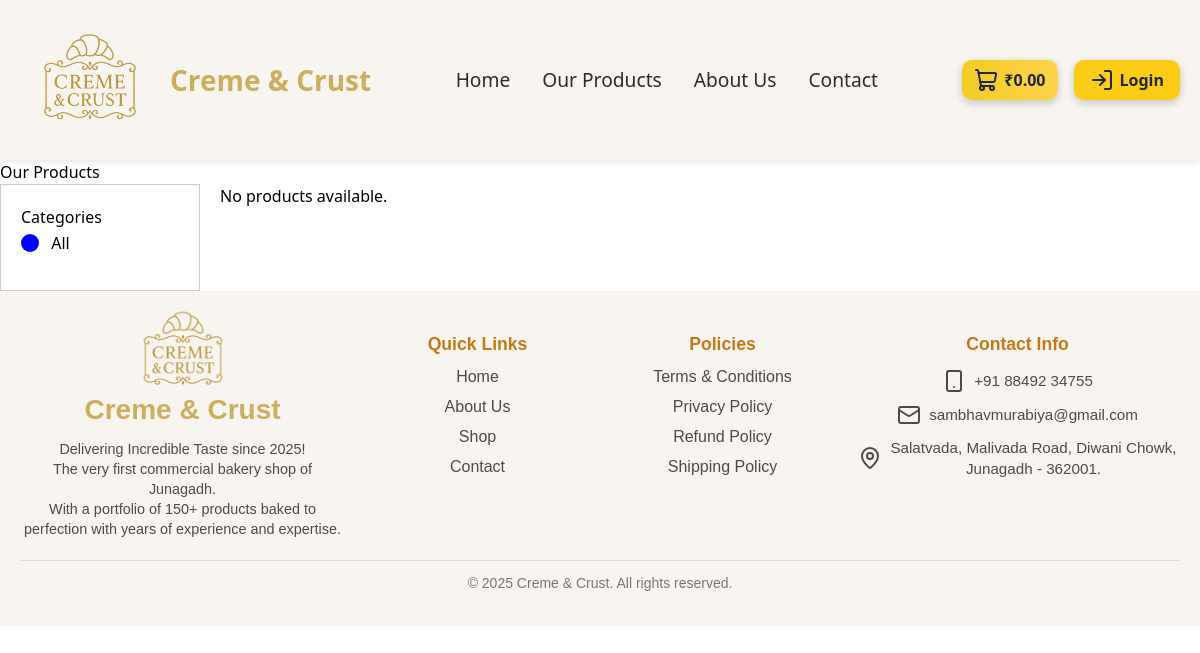
Page /our_products/ on the earlier database version.
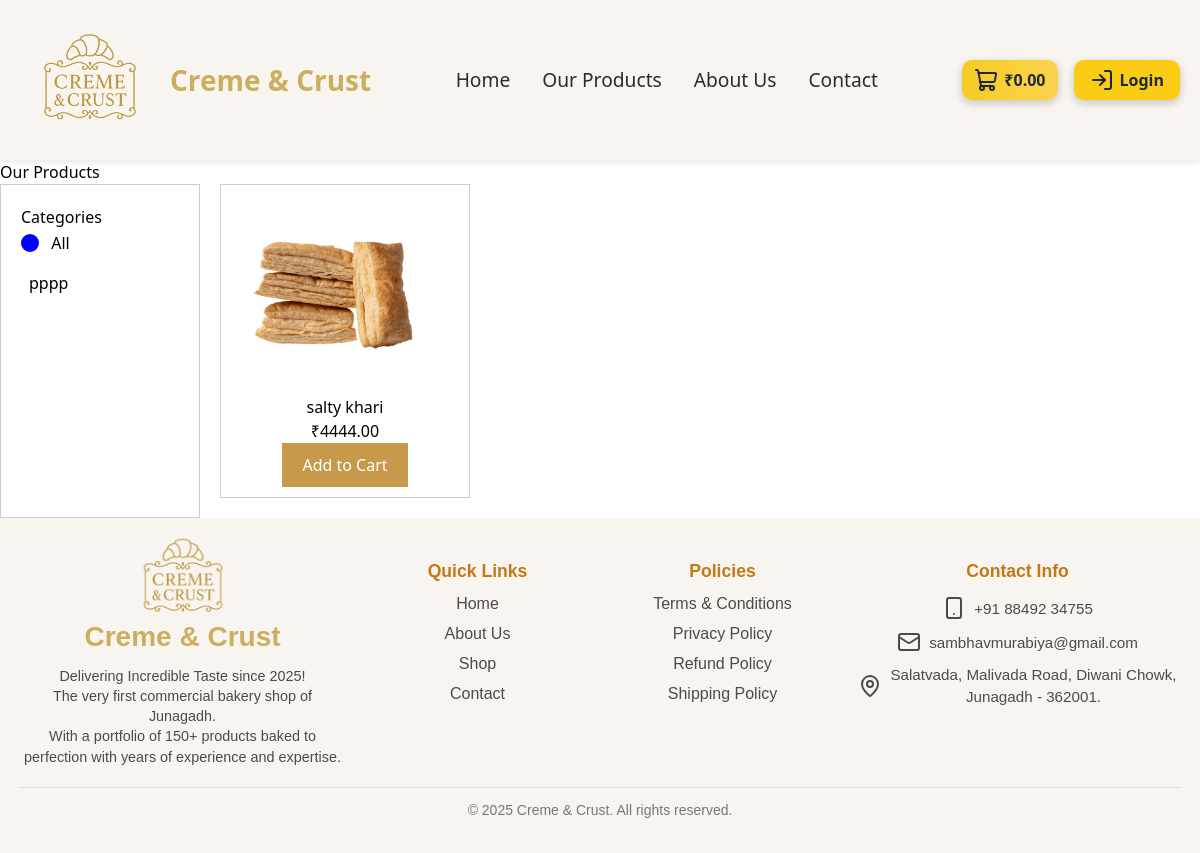
Same page on the later database version.
### bakery/models.py (models this page shows, shortened)
class Category(models.Model):
    name = models.CharField(max_length=100, unique=True)

class Product(models.Model):
    name = models.CharField(max_length=200)
    price = models.DecimalField(max_digits=10, decimal_places=2)
    category = models.ForeignKey(Category, on_delete=models.CASCADE, related_name='products')
    description = models.TextField()
    image = models.ImageField(upload_to='product_images/', default='product_images/default.jpg')

### bakery/views.py (the view)
# urls.py: path('our_products/', views.our_products, name='our_products'),
def our_products(request):
    category_id = request.GET.get('category')
    categories = Category.objects.values('id', 'name')
    if category_id:
        products = Product.objects.filter(category_id=category_id).values('image','name','price')
    else:
        products = Product.objects.values('image','name','price','category_id')
    return render(request, 'our_products.html', {
        'categories': categories,
        'products': products,
        'MEDIA_URL': settings.MEDIA_URL,
        'selected_category': int(category_id) if category_id else None})

### bakery/templates/our_products.html (shortened to what this page needs)
{% extends "base.html" %}
{% block content %}
<h2>Our Products</h2>
<div style="display: flex; gap: 20px;">
    <div style="width: 200px; border: 1px solid #ccc; padding: 20px;">
        <h4>Categories</h4>
        <form method="get" action="{% url 'our_products' %}">
            <div style="margin-bottom: 15px;">
                <label style="cursor: pointer;">
                    <span style="
                        display: inline-block;
                        width: 18px;
                        height: 18px;
                        border-radius: 50%;
                        background-color: {% if not selected_category %}blue{% else %}#ccc{% endif %};
                        vertical-align: middle;
                        transition: background-color 0.3s;
                    "></span>
                    <span style="margin-left: 8px; vertical-align: middle;">All</span>
                </label>
            </div>
            {% for category in categories %}
                <div style="margin-bottom: 15px;">
                    <label style="cursor: pointer;">
                        <span style="margin-left: 8px; vertical-align: middle;">{{ category.name }}</span>
                    </label>
                </div>
            {% endfor %}
        </form>
    </div>
    <div style="flex-grow: 1;">
        {% for product in products %}
            <div style="border: 1px solid #ccc; padding: 10px; margin-bottom: 20px; width: 250px; display: inline-block; text-align: center;">
                {% if product.image %}
                    <img src="{{ MEDIA_URL }}{{ product.image }}" alt="{{ product.name }}" width="200">
                {% else %}
                    <p>No image available.</p>
                {% endif %}
                <h3>{{ product.name }}</h3>
                <p>₹{{ product.price }}</p>
                <button style="background-color: #c79a4b; color: white; padding: 10px 20px; border: none; cursor: pointer;">Add to Cart</button>
            </div>
        {% empty %}
            <p>No products available.</p>
        {% endfor %}
    </div>
</div>
{% endblock %}

Differences in the rows shown:
added Category: name "pppp"
added Product: name "salty khari", price "4444.00"
Other differences:
text no longer shown: "No products available."
